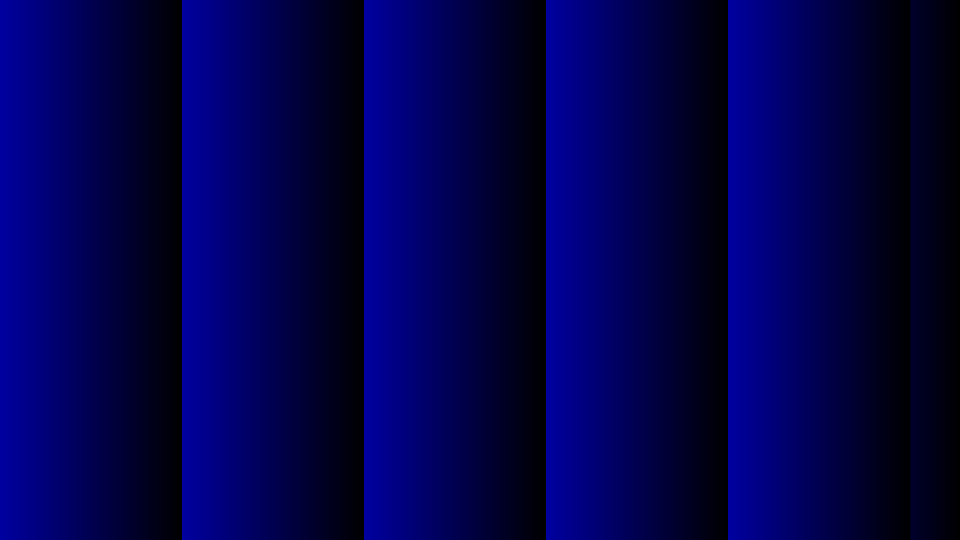
#> input picture B(blazed)_p364.png, 1920 x 1080 px, found by its file name (shown at 1/2 size)
$ python Merge_B_blybi.py
#> lines starting #> are read from the running program, lines starting #| are printed output that depends on the picture; after the words box and inside, x2 and y2 are one past the last pixel; in counts of white or black regions, pixels touching at a corner belong together; pictures that were not available may be replaced by others from this repository, and a replacement may not be noted
# -*- coding: utf-8 -*-
"""
Created on Wed Feb 14 11:28:11 2024

@author: SG
"""

from PIL import Image
import numpy as np
import matplotlib.pyplot as plt

im_rh=plt.imread("C:/Users/Laboratorio/MakeHologram/B(blazed)_p364.png")
#> im_rh is the input picture: shape (1080, 1920, 3) float32; mean R, G, B 0, 0, 0.302
# im_gh=plt.imread("Green(H)_p54.png")
im_bh=plt.imread("C:/Users/Laboratorio/MakeHologram/B(blazed)V_p364.png")
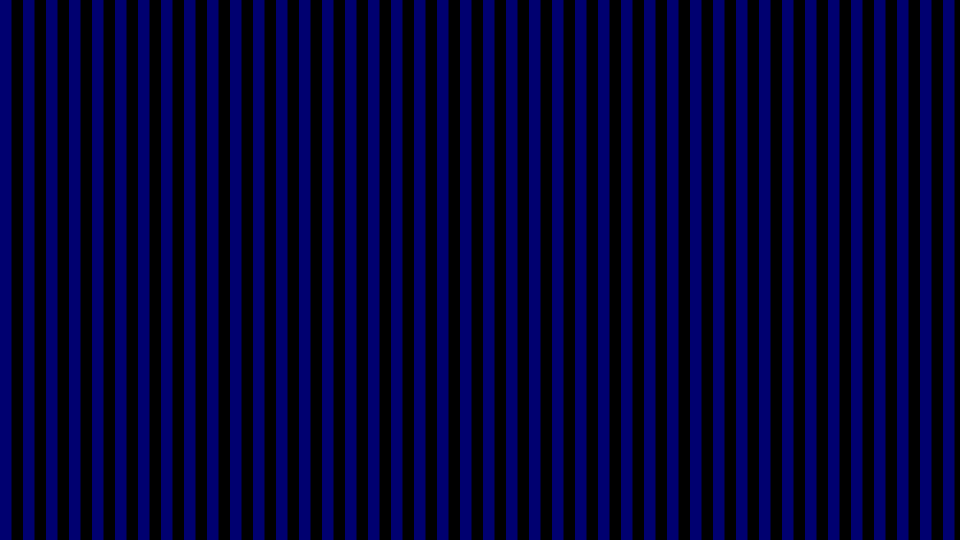
#> input picture B_112(H)_p46.png, 1920 x 1080 px, given in place of B(blazed)V_p364.png, which was not available (shown at 1/2 size)
#> im_bh is the input picture: shape (1080, 1920, 3) float32; mean R, G, B 0, 0, 0.22

im_rb=plt.imread("C:/Users/Laboratorio/MakeHologram/B_112(V)_p92.png")
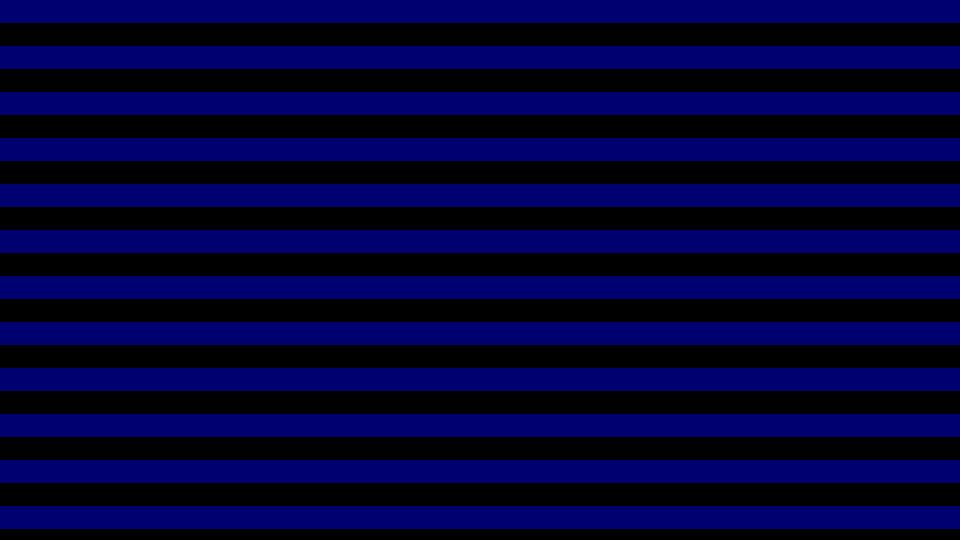
#> input picture B_112(V)_p92.png, 1920 x 1080 px, found by its file name (shown at 1/2 size)
#> im_rb is the input picture: shape (1080, 1920, 3) float32; mean R, G, B 0, 0, 0.224
# im_gray=plt.imread("Gray(V)_p64.png")
im_rh_array = np.array(im_rh)
im_bh_array = np.array(im_bh)

im_m = np.zeros_like(im_rh_array)
im_m[:,:,2]=im_rh_array[:,:,2]+im_bh_array[:,:,2]
im_check=im_m[:,:,2]*127.5 #!!!!!!!!!!!
im_check_h=im_rh_array[:,:,2]*255
im_check_v=im_bh_array[:,:,2]*255
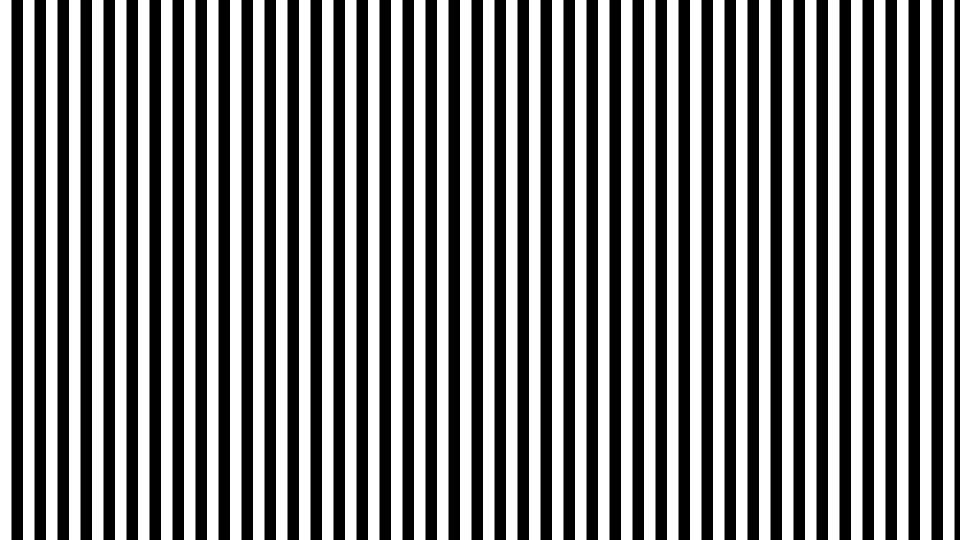
#> im_check_v: shape (1080, 1920) float32 (shown at 1/2 size); values 0 (black) and 112 (white), 50.3% white; 42 black regions, largest, box (x1, y1, x2, y2) and area: (23, 0, 46, 1080) 24840, (69, 0, 92, 1080) 24840, (115, 0, 138, 1080) 24840
im_int=im_check.astype(int)

im_new_array = np.zeros_like(im_rh_array)
im_new_array[:,:,2] = im_int
im_new_array = im_new_array.astype(np.uint8)

im_new = Image.fromarray(im_new_array)
im_new.save('B_bl2_tri.png')

im_new.show()

im_rb_array = np.array(im_rb)
im_m_3 = np.zeros_like(im_rh_array)
im_m_3[:,:,2]=im_rh_array[:,:,2]+im_bh_array[:,:,2]+im_rb_array[:,:,2]
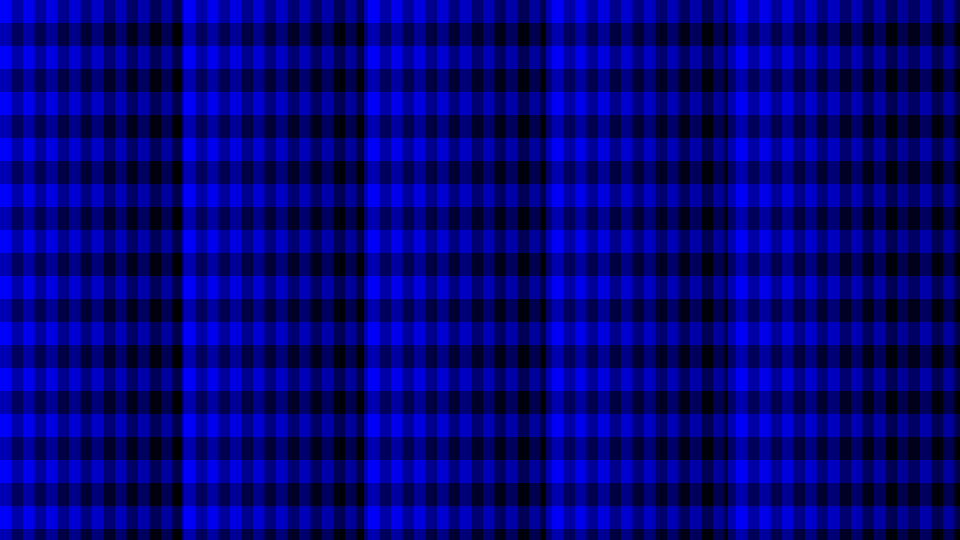
#> im_m_3: shape (1080, 1920, 3) float32 (shown at 1/2 size); mean R, G, B 0, 0, 0.747; drawn with min black and max white
im_check_3=im_m_3[:,:,2]*(255/3)
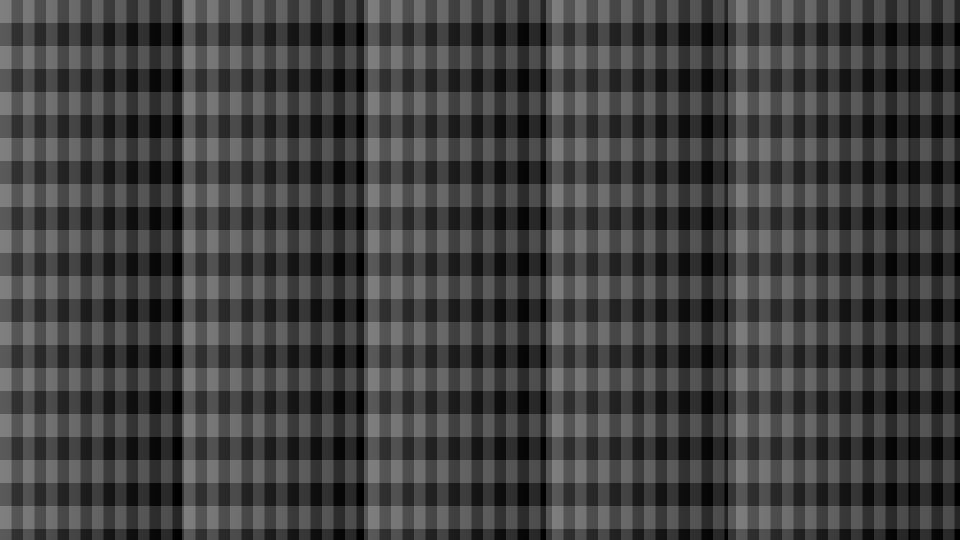
#> im_check_3: shape (1080, 1920) float32 (shown at 1/2 size); min 0, max 128, mean 63.5
im_int_3=im_check_3.astype(int)
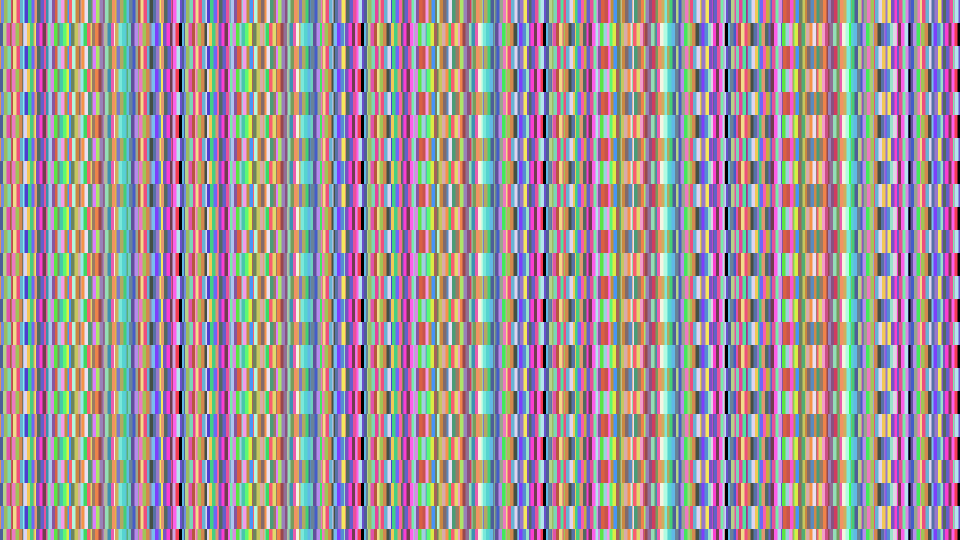
#> im_int_3: shape (1080, 1920) int64 (shown at 1/2 size); 127 distinct labels, from 0 to 128; one colour per label, 0 black

im_new_arr_3 = np.zeros_like(im_rh_array)
im_new_arr_3[:,:,2] = im_int_3
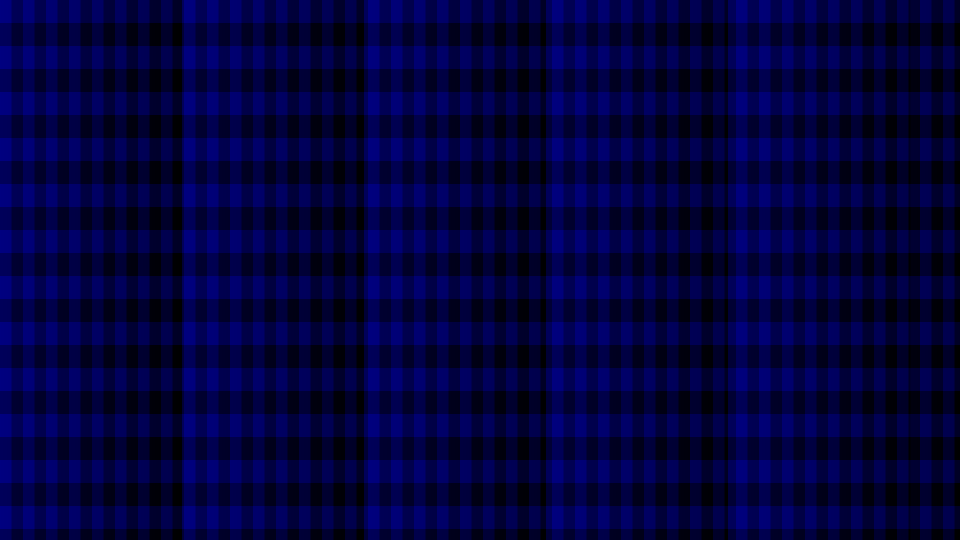
#> im_new_arr_3: shape (1080, 1920, 3) float32 (shown at 1/2 size); mean of channels 0, 1, 2 0, 0, 63.2; drawn as R, G, B
im_new_arr_3=im_new_arr_3.astype(np.uint8)

im_new_3 = Image.fromarray(im_new_arr_3)
im_new_3.save('B_bl2_bi_tri.png')

im_new_3.show()
